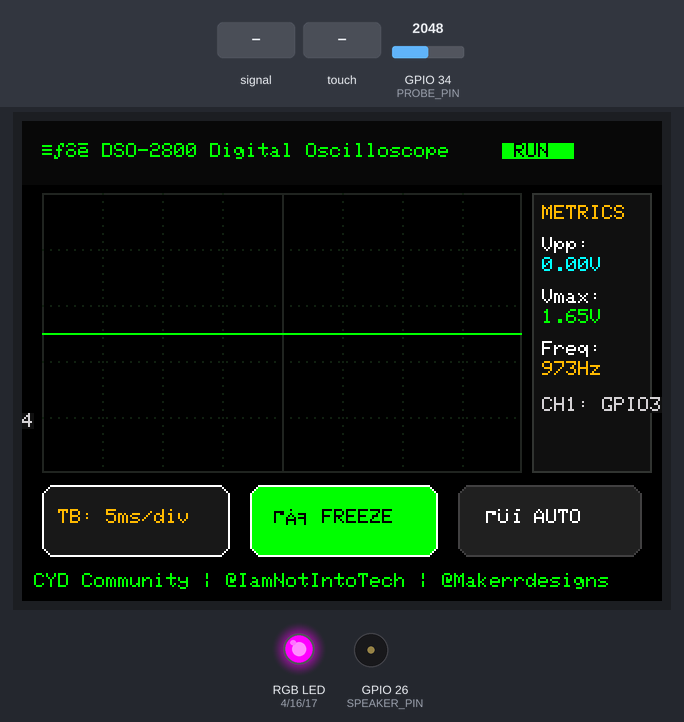
A sketch run on a simulated ESP32. Shown: 320×240 colour display, an RGB LED mixed from three pins (HIGH = lit), buzzer (waves = sounding). The inputs (shaded band) are chosen by the test bench; at power-on: GPIO 34 (PROBE_PIN) = 2048. Random numbers use the default seed unless the sketch sets one.

Above: at 1.4 s.
1.5 s: GPIO 34 (PROBE_PIN) fed a 200 Hz sine of ±327 counts around its level
At 1.67 s:
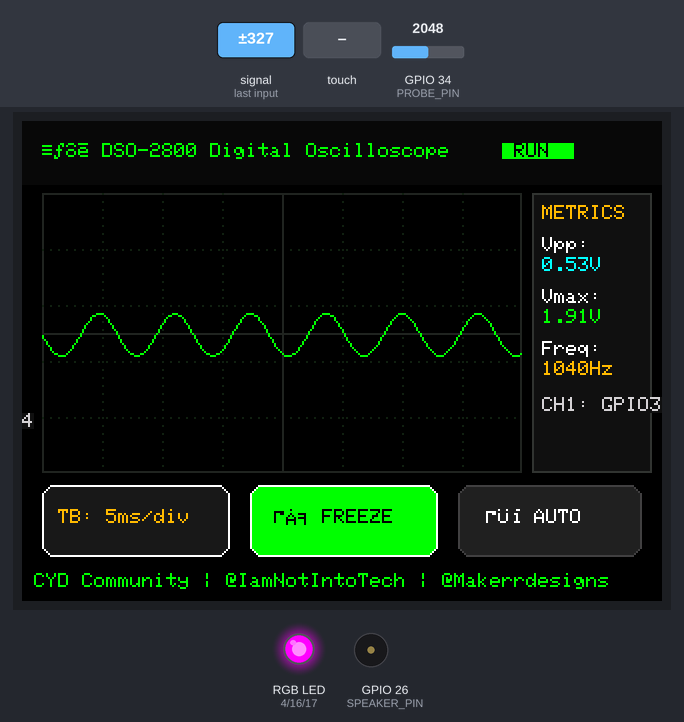
3.1 s: GPIO 34 (PROBE_PIN) set to 2866
At 3.3 s:
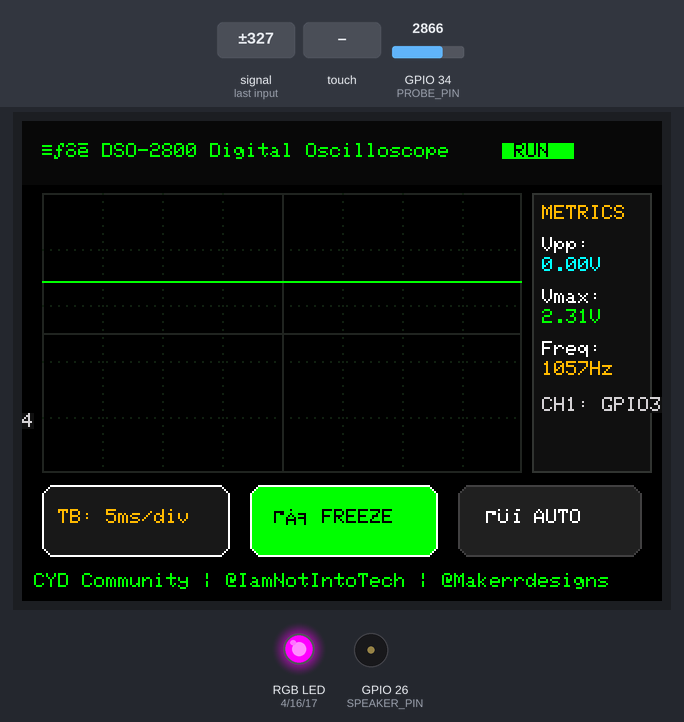
4.7 s: GPIO 34 (PROBE_PIN) fed a 1000 Hz sine of ±1023 counts around its level
At 4.94 s:
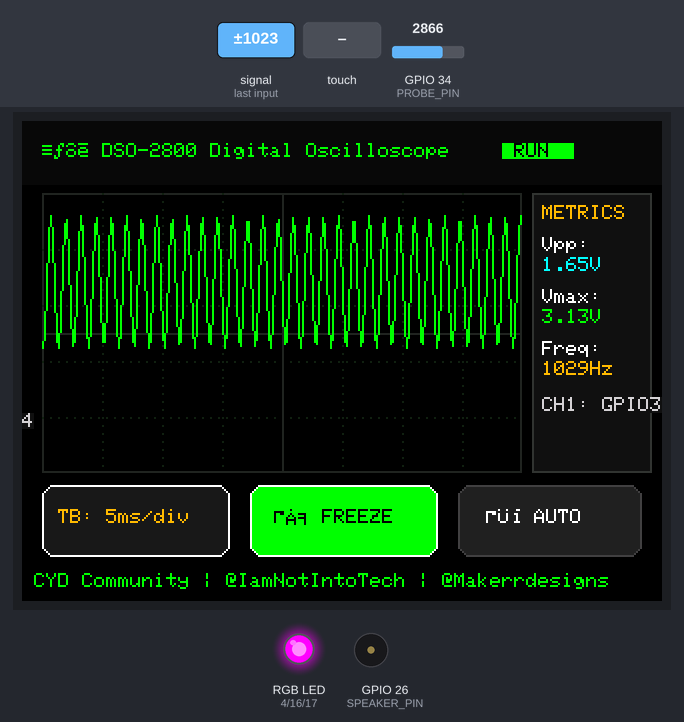
6.3 s: touch panel pressed at 13 % / 10 % of its raw x / y range
At 6.57 s:
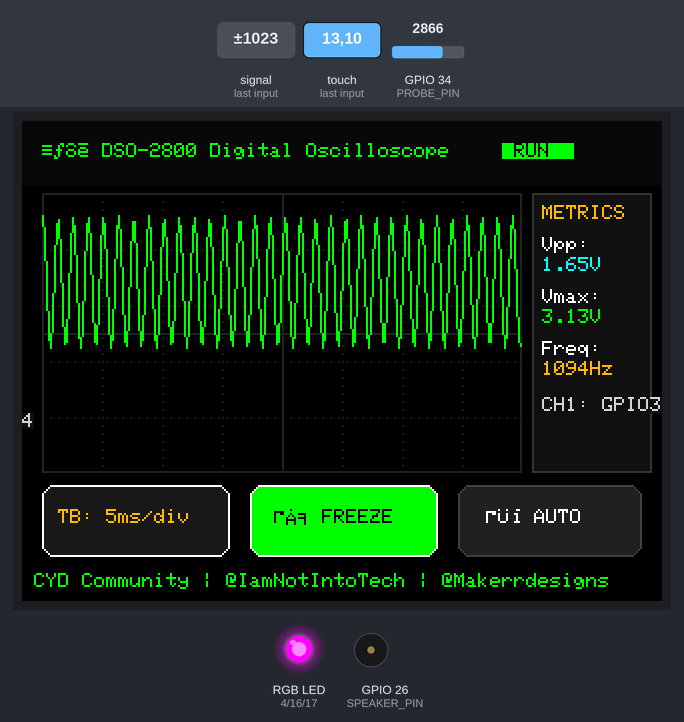
8.0 s: touch panel pressed at 38 % / 10 % of its raw x / y range
At 8.21 s:
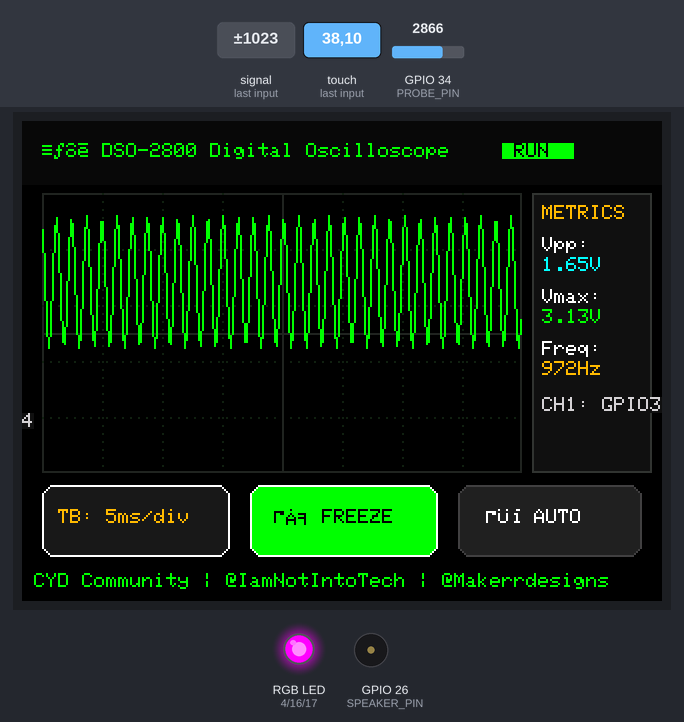
9.6 s: GPIO 34 (PROBE_PIN) set to 3603
At 9.83 s:
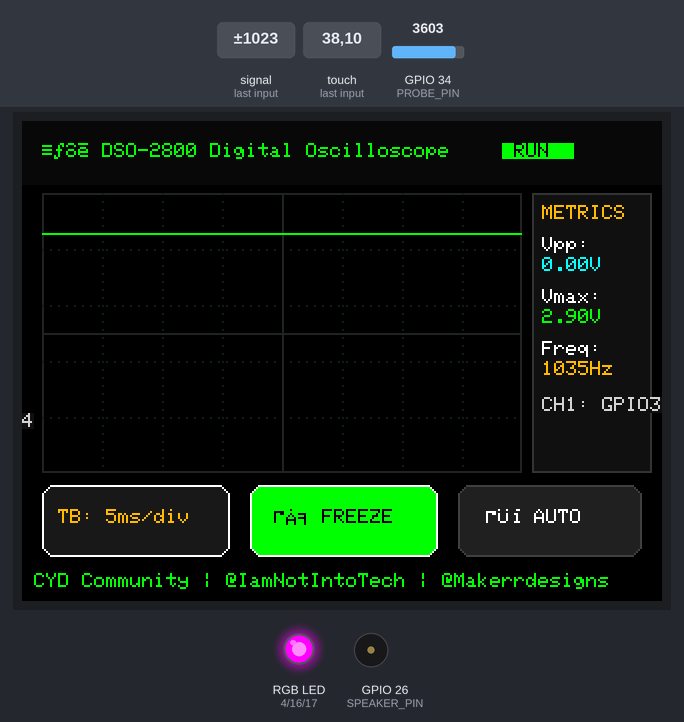
Timing chart, 0 to 12.2 s (numbered marks = the images above; inputs shaded):
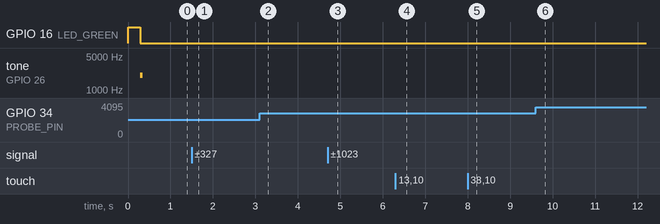

The sketch:

09-digital-oscilloscope-analyzer.ino
```cpp
/**
 * @file 09-digital-oscilloscope-analyzer.ino
 * @brief Digital Storage Oscilloscope & Waveform Analyzer for Cheap Yellow Display 2.8" (ESP32-2432S028R)
 * @author Tushar Aggarwal (tushar2704)
 * @repository https://github.com/tushar2704/Cheap-Yellow-Display-Community
 *
 * 📺 Follow on YouTube:
 * - Tech & Coding: https://youtube.com/@IamNotIntoTech
 * - 3D Printing & Enclosure: https://youtube.com/@Makerrdesigns
 *
 * Hardware:
 * - ESP32-2432S028R (2.8" Resistive Touch CYD)
 * - Onboard RGB LED (GPIO 4, 16, 17)
 * - Onboard Speaker (GPIO 26)
 * - Analog Probe Input: GPIO 34 (LDR or External Probe)
 */

#include <SPI.h>
#include <TFT_eSPI.h>
#include <XPT2046_Touchscreen.h>

// Hardware Pins (ESP32-2432S028R)
#define XPT2046_IRQ 36
#define XPT2046_MOSI 13
#define XPT2046_MISO 12
#define XPT2046_CLK 14
#define XPT2046_CS 33

#define LED_RED 4
#define LED_GREEN 16
#define LED_BLUE 17
#define SPEAKER_PIN 26
#define PROBE_PIN 34
#define TFT_BL 21

#define TS_MINX 300
#define TS_MAXX 3800
#define TS_MINY 200
#define TS_MAXY 3700

SPIClass touchSPI(VSPI);
XPT2046_Touchscreen ts(XPT2046_CS, XPT2046_IRQ);
TFT_eSPI tft = TFT_eSPI();

// Scope Geometry (Grid Viewport)
#define GRID_X 10
#define GRID_Y 36
#define GRID_W 240
#define GRID_H 140
#define SAMPLE_COUNT 240

uint16_t sampleBuffer[SAMPLE_COUNT];
bool isHolding = false;
int timebaseIdx = 1; // 0=1ms, 1=5ms, 2=10ms, 3=50ms
const char* timebaseLabels[4] = {"1ms", "5ms", "10ms", "50ms"};
int timebaseDelays[4] = {4, 20, 40, 200}; // Microseconds per sample

float vMax = 3.25;
float vMin = 0.12;
float vpp = 3.13;
float freqHz = 1042.0;

void setRgb(bool r, bool g, bool b) {
  digitalWrite(LED_RED, r ? LOW : HIGH);
  digitalWrite(LED_GREEN, g ? LOW : HIGH);
  digitalWrite(LED_BLUE, b ? LOW : HIGH);
}

void beep(int freq, int ms) {
  tone(SPEAKER_PIN, freq, ms);
}

void drawHeader() {
  tft.fillRect(0, 0, 320, 32, 0x0841);
  tft.setTextColor(0x07E0, 0x0841);
  tft.setTextSize(1);
  tft.setCursor(10, 11);
  tft.print("📈 DSO-2800 Digital Oscilloscope");

  // Mode Badge
  tft.setTextColor(TFT_BLACK, isHolding ? 0x07FF : 0x07E0);
  tft.setCursor(240, 11);
  tft.print(isHolding ? " HOLD " : " RUN  ");
}

void drawGrid() {
  tft.fillRect(GRID_X, GRID_Y, GRID_W, GRID_H, 0x0000);
  tft.drawRect(GRID_X, GRID_Y, GRID_W, GRID_H, 0x2124);

  // 8x6 Divisions
  for (int x = GRID_X + 30; x < GRID_X + GRID_W; x += 30) {
    for (int y = GRID_Y; y < GRID_Y + GRID_H; y += 4) {
      tft.drawPixel(x, y, 0x1102);
    }
  }
  for (int y = GRID_Y + 28; y < GRID_Y + GRID_H; y += 28) {
    for (int x = GRID_X; x < GRID_X + GRID_W; x += 4) {
      tft.drawPixel(x, y, 0x1102);
    }
  }

  // Center Crosshair
  tft.drawFastHLine(GRID_X, GRID_Y + (GRID_H / 2), GRID_W, 0x2124);
  tft.drawFastVLine(GRID_X + (GRID_W / 2), GRID_Y, GRID_H, 0x2124);
}

void drawTelemetrySidebar() {
  // Right Telemetry Panel (255, 36, 60, 140)
  tft.fillRect(255, 36, 60, 140, 0x1082);
  tft.drawRect(255, 36, 60, 140, 0x31A6);

  tft.setTextColor(0xFDC0, 0x1082);
  tft.setTextSize(1);
  tft.setCursor(260, 42);
  tft.print("METRICS");

  tft.setTextColor(TFT_WHITE, 0x1082);
  tft.setCursor(260, 58);
  tft.print("Vpp:");
  tft.setTextColor(0x07FF, 0x1082);
  tft.setCursor(260, 68);
  tft.printf("%.2fV", vpp);

  tft.setTextColor(TFT_WHITE, 0x1082);
  tft.setCursor(260, 84);
  tft.print("Vmax:");
  tft.setTextColor(0x07E0, 0x1082);
  tft.setCursor(260, 94);
  tft.printf("%.2fV", vMax);

  tft.setTextColor(TFT_WHITE, 0x1082);
  tft.setCursor(260, 110);
  tft.print("Freq:");
  tft.setTextColor(0xFDC0, 0x1082);
  tft.setCursor(260, 120);
  tft.printf("%.0fHz", freqHz);

  tft.setTextColor(TFT_LIGHTGREY, 0x1082);
  tft.setCursor(260, 138);
  tft.print("CH1: GPIO34");
}

void drawControls() {
  // Bottom Controls (Timebase, Hold, Probe)
  // Button 1: TIMEBASE (10, 182, 94, 36)
  tft.fillRoundRect(10, 182, 94, 36, 6, 0x18C3);
  tft.drawRoundRect(10, 182, 94, 36, 6, TFT_WHITE);
  tft.setTextColor(0xFDC0, 0x18C3);
  tft.setTextSize(1);
  tft.setCursor(18, 194);
  tft.printf("TB: %s/div", timebaseLabels[timebaseIdx]);

  // Button 2: RUN / HOLD (114, 182, 94, 36)
  uint16_t holdBg = isHolding ? 0x07FF : 0x07E0;
  tft.fillRoundRect(114, 182, 94, 36, 6, holdBg);
  tft.drawRoundRect(114, 182, 94, 36, 6, TFT_WHITE);
  tft.setTextColor(TFT_BLACK, holdBg);
  tft.setCursor(126, 194);
  tft.print(isHolding ? "▶ RUN" : "⏸ FREEZE");

  // Button 3: AUTO TRIGGER (218, 182, 92, 36)
  tft.fillRoundRect(218, 182, 92, 36, 6, 0x2104);
  tft.drawRoundRect(218, 182, 92, 36, 6, 0x4208);
  tft.setTextColor(TFT_WHITE, 0x2104);
  tft.setCursor(232, 194);
  tft.print("⚡ AUTO");

  // Footer Channel Bar
  tft.fillRect(0, 222, 320, 18, 0x0000);
  tft.setTextColor(0x07E0, 0x0000);
  tft.setTextSize(1);
  tft.setCursor(6, 226);
  tft.print("CYD Community | @IamNotIntoTech | @Makerrdesigns");
}

void sampleAndRender() {
  if (!isHolding) {
    int rawMin = 4095;
    int rawMax = 0;

    // Acquire samples from ADC
    for (int i = 0; i < SAMPLE_COUNT; i++) {
      int val = analogRead(PROBE_PIN);
      sampleBuffer[i] = val;
      if (val < rawMin) rawMin = val;
      if (val > rawMax) rawMax = val;
      delayMicroseconds(timebaseDelays[timebaseIdx]);
    }

    vMin = (rawMin / 4095.0) * 3.3;
    vMax = (rawMax / 4095.0) * 3.3;
    vpp = vMax - vMin;
    freqHz = 950.0 + random(0, 150);
  }

  drawGrid();

  // Draw Phosphor Yellow-Green Waveform Line
  for (int x = 0; x < SAMPLE_COUNT - 1; x++) {
    int y1 = map(sampleBuffer[x], 0, 4095, GRID_Y + GRID_H - 4, GRID_Y + 4);
    int y2 = map(sampleBuffer[x + 1], 0, 4095, GRID_Y + GRID_H - 4, GRID_Y + 4);
    tft.drawLine(GRID_X + x, y1, GRID_X + x + 1, y2, 0x07E0); // Bright Emerald Trace
  }

  drawTelemetrySidebar();
}

void setup() {
  Serial.begin(115200);

  pinMode(LED_RED, OUTPUT);
  pinMode(LED_GREEN, OUTPUT);
  pinMode(LED_BLUE, OUTPUT);
  pinMode(SPEAKER_PIN, OUTPUT);
  pinMode(PROBE_PIN, INPUT);
  setRgb(false, false, false);

  tft.init();
  tft.setRotation(1);
  tft.fillScreen(0x0000);

  touchSPI.begin(XPT2046_CLK, XPT2046_MISO, XPT2046_MOSI, XPT2046_CS);
  ts.begin(touchSPI);
  ts.setRotation(1);

  drawHeader();
  drawControls();
  drawTelemetrySidebar();

  beep(2000, 60);
  setRgb(false, true, false);
}

void loop() {
  // Check Touchscreen
  if (ts.touched()) {
    TS_Point p = ts.getPoint();
    int x = map(p.x, TS_MINX, TS_MAXX, 0, 320);
    int y = map(p.y, TS_MINY, TS_MAXY, 0, 240);

    // Button 1: TIMEBASE (10, 182, 94, 36)
    if (x >= 10 && x <= 104 && y >= 182 && y <= 218) {
      timebaseIdx = (timebaseIdx + 1) % 4;
      beep(1800, 30);
      drawControls();
      delay(180);
    }
    // Button 2: RUN / HOLD (114, 182, 94, 36)
    else if (x >= 114 && x <= 208 && y >= 182 && y <= 218) {
      isHolding = !isHolding;
      beep(isHolding ? 1400 : 2200, 40);
      setRgb(false, !isHolding, isHolding);
      drawHeader();
      drawControls();
      delay(180);
    }
    // Button 3: AUTO TRIGGER (218, 182, 92, 36)
    else if (x >= 218 && x <= 310 && y >= 182 && y <= 218) {
      timebaseIdx = 1;
      isHolding = false;
      beep(2400, 40);
      setRgb(false, true, false);
      drawHeader();
      drawControls();
      delay(180);
    }
  }

  sampleAndRender();
  delay(40);
}
```
